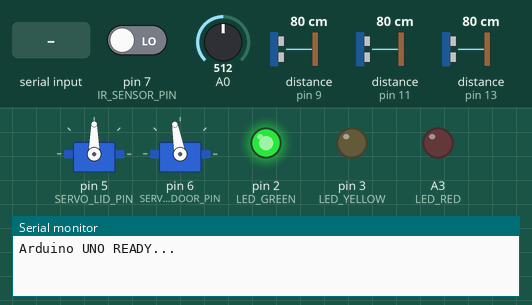
A sketch run on a simulated Arduino Uno, built with avr-gcc and run on an emulated ATmega328P. Parts: 2 × servo, output pins drawn as LEDs (lit = HIGH), the last lines printed to the serial monitor. Wiring (inferred from the names in the program): 3 × ultrasonic range finder: trigger pin 8, echo pin 9 / trigger pin 10, echo pin 11 / trigger pin 12, echo pin 13. Inputs (shaded band) come from the test bench; at power-on: pin 7 (IR_SENSOR_PIN) LOW, distance to the obstacle (sensors on pin 9, pin 11, pin 13) 80 cm, A0 = 512. The echo pulse lasts 58.3 µs per cm; pins used as bus, display or sensor lines are not drawn.

Above: at 1.2 s.
1.3 s: "BIO\n" received over Serial
At 3.8 s:
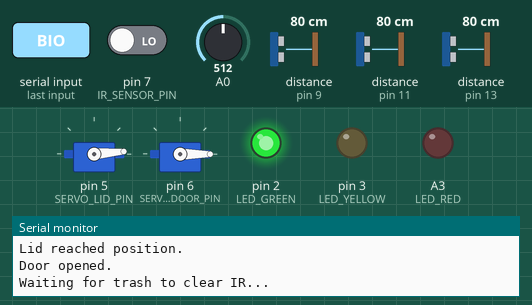
4.2 s: pin 7 (IR_SENSOR_PIN) driven HIGH
At 5.6 s:
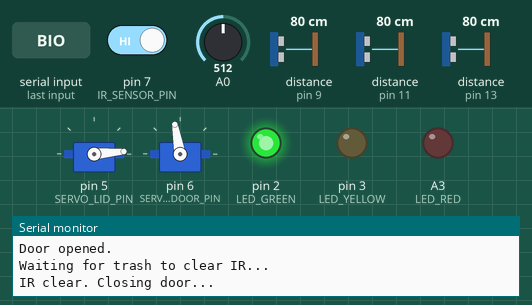
7.9 s: distance to the obstacle (sensor on pin 9) set to 12 cm
9.6 s: distance to the obstacle (sensor on pin 9) set to 9 cm
At 11.6 s:
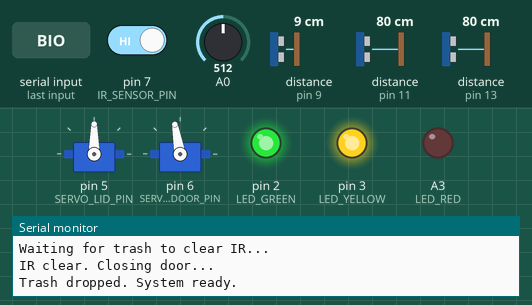
11.9 s: "NON\n" received over Serial
At 13.8 s:
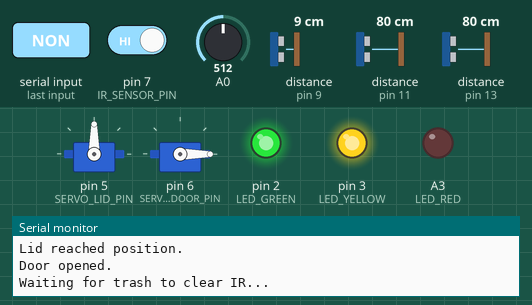
16.0 s: "REC\n" received over Serial
At 19.5 s:
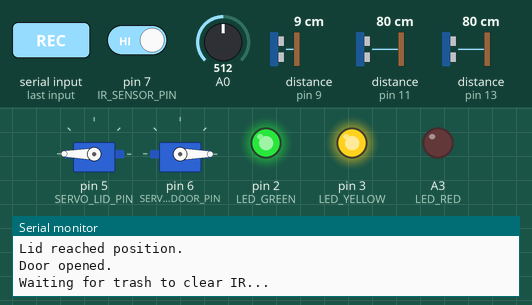
Timing chart, 0 to 21.9 s (numbered marks = the images above; inputs shaded):
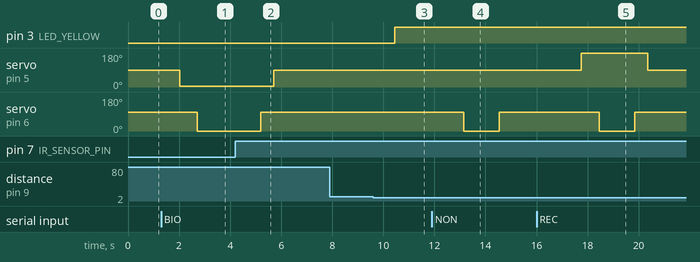

Measured:
- the behaviour switches between 11 and 10 cm on distance to the obstacle (sensor on pin 9) (found by bisection; images 2 and 3)
- after the input at 1.3 s, servo on pin 5 (SERVO_LID_PIN): 90° → 5° after 0.72 s; servo on pin 6 (SERVO_DOOR_PIN): 100° → 0° after 1.4 s
- after the input at 4.2 s, servo on pin 5 (SERVO_LID_PIN): 5° → 90° after 1.5 s; servo on pin 6 (SERVO_DOOR_PIN): 0° → 100° after 1.0 s
- after the input at 7.9 s, every drawn part: stays the same
- after the input at 9.6 s, pin 3 (LED_YELLOW): LOW → HIGH after 0.84 s
- after the input at 11.9 s, servo on pin 6 (SERVO_DOOR_PIN): 100° → 0° after 1.2 s, → 100° 1.4 s later
- after the input at 16.0 s, servo on pin 5 (SERVO_LID_PIN): 90° → 180° after 1.8 s, → 90° 2.6 s later; servo on pin 6 (SERVO_DOOR_PIN): 100° → 0° after 2.5 s, → 100° 1.4 s later

The sketch:

arduino_code.ino
```cpp
#include <Servo.h>

// -------------------- PINS --------------------
// Servos
const uint8_t SERVO_LID_PIN  = 5;
const uint8_t SERVO_DOOR_PIN = 6;

// IR Sensor
const uint8_t IR_SENSOR_PIN = 7; // HIGH = clear, LOW = object

// Ultrasonic sensors for 3 bins
const uint8_t TRIG_BIO     = 8;
const uint8_t ECHO_BIO     = 9;
const uint8_t TRIG_NONBIO  = 10;
const uint8_t ECHO_NONBIO  = 11;
const uint8_t TRIG_RECYCLE = 12;
const uint8_t ECHO_RECYCLE = 13;

// LEDs
const uint8_t LED_GREEN  = 2;   // Battery OK
const uint8_t LED_YELLOW = 3;   // Battery LOW
const uint8_t LED_RED    = A3;  // Any bin full

// -------------------- SERVO ANGLES --------------------
const int LID_HOME_ANGLE     = 90;
const int LID_ANGLE_BIO      = 5;
const int LID_ANGLE_NONBIO   = 90;
const int LID_ANGLE_RECYCLE  = 180;

const int DOOR_CLOSED_ANGLE  = 100;
const int DOOR_OPEN_ANGLE    = 0;

// Time & distance thresholds
const unsigned long MAX_WAIT_TIME   = 30000;
const unsigned long IR_CLEAR_DELAY  = 1000;
const int BIN_FULL_CM = 10;

Servo servoLid, servoDoor;

// -------------------- ULTRASONIC --------------------
long readUltrasonic(uint8_t trig, uint8_t echo) {
  digitalWrite(trig, LOW);
  delayMicroseconds(2);
  digitalWrite(trig, HIGH);
  delayMicroseconds(10);
  digitalWrite(trig, LOW);

  long duration = pulseIn(echo, HIGH, 30000);
  long cm = duration / 29 / 2;

  // // --------- DEBUG OUTPUT ----------
  // Serial.print("Ultrasonic [TRIG=");
  // Serial.print(trig);
  // Serial.print(", ECHO=");
  // Serial.print(echo);
  // Serial.print("] Distance: ");
  // Serial.print(cm);
  // Serial.println(" cm");
  // // ---------------------------------

  return cm;
}


bool anyBinFull() {
  long bio     = readUltrasonic(TRIG_BIO, ECHO_BIO);
  long nonbio  = readUltrasonic(TRIG_NONBIO, ECHO_NONBIO);
  long recycle = readUltrasonic(TRIG_RECYCLE, ECHO_RECYCLE);

  return (bio < BIN_FULL_CM || nonbio < BIN_FULL_CM || recycle < BIN_FULL_CM);
}

// -------------------- SERVO MOVEMENT --------------------
void moveServo(Servo &servo, int angle, int delayMs = 400) {
  servo.write(angle);
  delay(delayMs);
  servo.detach();
}

// -------------------- COMMAND PARSE --------------------
int parseCmd(String s) {
  s.trim();
  if (s == "BIO") return 0;
  if (s == "NON") return 1;
  if (s == "REC") return 2;
  return -1;
}

// -------------------- SETUP --------------------
void setup() {
  Serial.begin(115200);

  pinMode(IR_SENSOR_PIN, INPUT);

  pinMode(LED_GREEN, OUTPUT);
  pinMode(LED_YELLOW, OUTPUT);
  pinMode(LED_RED, OUTPUT);

  pinMode(TRIG_BIO, OUTPUT);
  pinMode(ECHO_BIO, INPUT);

  pinMode(TRIG_NONBIO, OUTPUT);
  pinMode(ECHO_NONBIO, INPUT);

  pinMode(TRIG_RECYCLE, OUTPUT);
  pinMode(ECHO_RECYCLE, INPUT);

  servoLid.attach(SERVO_LID_PIN);
  servoDoor.attach(SERVO_DOOR_PIN);

  servoLid.write(LID_HOME_ANGLE);
  servoDoor.write(DOOR_CLOSED_ANGLE);

  digitalWrite(LED_GREEN, HIGH);
  digitalWrite(LED_YELLOW, LOW);
  digitalWrite(LED_RED, LOW);

  Serial.println("Arduino UNO READY...");
}

// -------------------- LOOP --------------------
void loop() {

  // ----- DISPLAY EVERYTHING RECEIVED FROM ESP32 CAM -----
  if (Serial.available()) {
    String msg = Serial.readStringUntil('\n');
    msg.trim();

    Serial.print("ESP32 says: ");
    Serial.println(msg);

    // process classification commands
    if (msg == "BIO" || msg == "NON" || msg == "REC") {
      handleSort(msg);
    }
  }

  // ----- BIN FULL MONITOR -----
  if (anyBinFull()) digitalWrite(LED_YELLOW, HIGH);
  else digitalWrite(LED_YELLOW, LOW);

  // ----- BATTERY MONITOR -----
  int batteryRaw = analogRead(A0);
  float batteryVolt = batteryRaw * (12.0 / 1023.0 * (100+47)/47);

  if (batteryVolt >= 11.5) {
    digitalWrite(LED_GREEN, HIGH);
    digitalWrite(LED_RED, LOW);
  } else {
    digitalWrite(LED_GREEN, LOW);
    digitalWrite(LED_RED, HIGH);
  }
  delay (2000);
}

// ======================= SORTING FUNCTION =======================
// ======================= SORTING FUNCTION =======================
void handleSort(String msg) {

  int bin = parseCmd(msg);
  int angle =
      (bin == 0) ? LID_ANGLE_BIO :
      (bin == 1) ? LID_ANGLE_NONBIO :
                   LID_ANGLE_RECYCLE;

  Serial.print("Sorting to: ");
  Serial.println(msg);

  // ------------------ MOVE LID FIRST ------------------
  servoLid.attach(SERVO_LID_PIN);
  servoLid.write(angle);
  Serial.println("Moving lid to target angle...");
  delay(700);   // ensure lid reaches the angle

  Serial.println("Lid reached position.");

  // ------------------ OPEN DOOR AFTER LID ------------------
  servoDoor.attach(SERVO_DOOR_PIN);
  servoDoor.write(DOOR_OPEN_ANGLE);
  Serial.println("Door opened.");
  delay(400);  // let the door fully open

  // ------------------ WAIT FOR IR TO CLEAR ------------------
  Serial.println("Waiting for trash to clear IR...");

  unsigned long startTime = millis();
  bool cleared = false;

  while (millis() - startTime < MAX_WAIT_TIME) {

    if (digitalRead(IR_SENSOR_PIN) == HIGH) {  // HIGH = no object
      unsigned long clearStart = millis();
      while (digitalRead(IR_SENSOR_PIN) == HIGH) {
        if (millis() - clearStart >= IR_CLEAR_DELAY) {
          cleared = true;
          break;
        }
      }
      if (cleared) break;
    }
  }

  // ------------------ CLOSE DOOR ONLY WHEN CLEAR ------------------
  if (cleared) {
    Serial.println("IR clear. Closing door...");

    servoDoor.attach(SERVO_DOOR_PIN);
    servoDoor.write(DOOR_CLOSED_ANGLE);
    delay(500);

    // Return lid to home
    servoLid.attach(SERVO_LID_PIN);
    servoLid.write(LID_HOME_ANGLE);
    delay(700);

    Serial.println("Trash dropped. System ready.");

  } else {
    Serial.println("Timeout waiting for IR clear.");
  }
}
```
